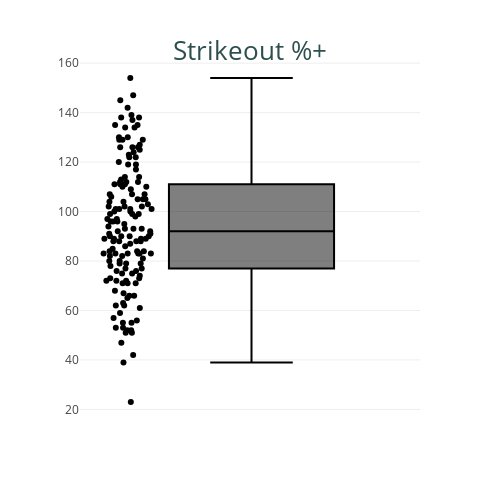

Notebook code cell kept with this figure:
### Code cell
fig_22 = px.box(
    df.query("Season==2023"),
    y = "K%+",
    points="all",
    hover_name = "Name",
    height = 500,
    width = 500,
)

fig_22.update_layout(
    title=dict(text="Strikeout %+", font=dict(size=26), automargin=True, yref='paper'),
    title_font_color="darkslategrey",
    yaxis=dict(title=""),
    xaxis=dict(title="")
)

### Figure 1 — Plotly figure (JSON) as saved in the notebook; plotly's stock layout.template omitted (floating-point values rounded to 4 significant figures; data arrays with more than 128 entries replaced by an {"elided": "..."} marker saying what was removed)
{"data": [{"alignmentgroup": "True", "boxpoints": "all", "hovertemplate": "<b>%{hovertext}</b><br><br>K%+=%{y}<extra></extra>", "hovertext": {"elided": "151 str values"}, "legendgroup": "", "marker": {"color": "#000001"}, "name": "", "notched": false, "offsetgroup": "", "orientation": "v", "showlegend": false, "type": "box", "x0": " ", "xaxis": "x", "y": {"elided": "151 int values"}, "y0": " ", "yaxis": "y"}], "layout": {"boxmode": "group", "height": 500, "legend": {"tracegroupgap": 0}, "margin": {"t": 60}, "title": {"automargin": true, "font": {"color": "darkslategrey", "size": 26}, "text": "Strikeout %+", "yref": "paper"}, "width": 500, "xaxis": {"anchor": "y", "domain": [0, 1], "title": {"text": ""}}, "yaxis": {"anchor": "x", "domain": [0, 1], "title": {"text": ""}}}}
